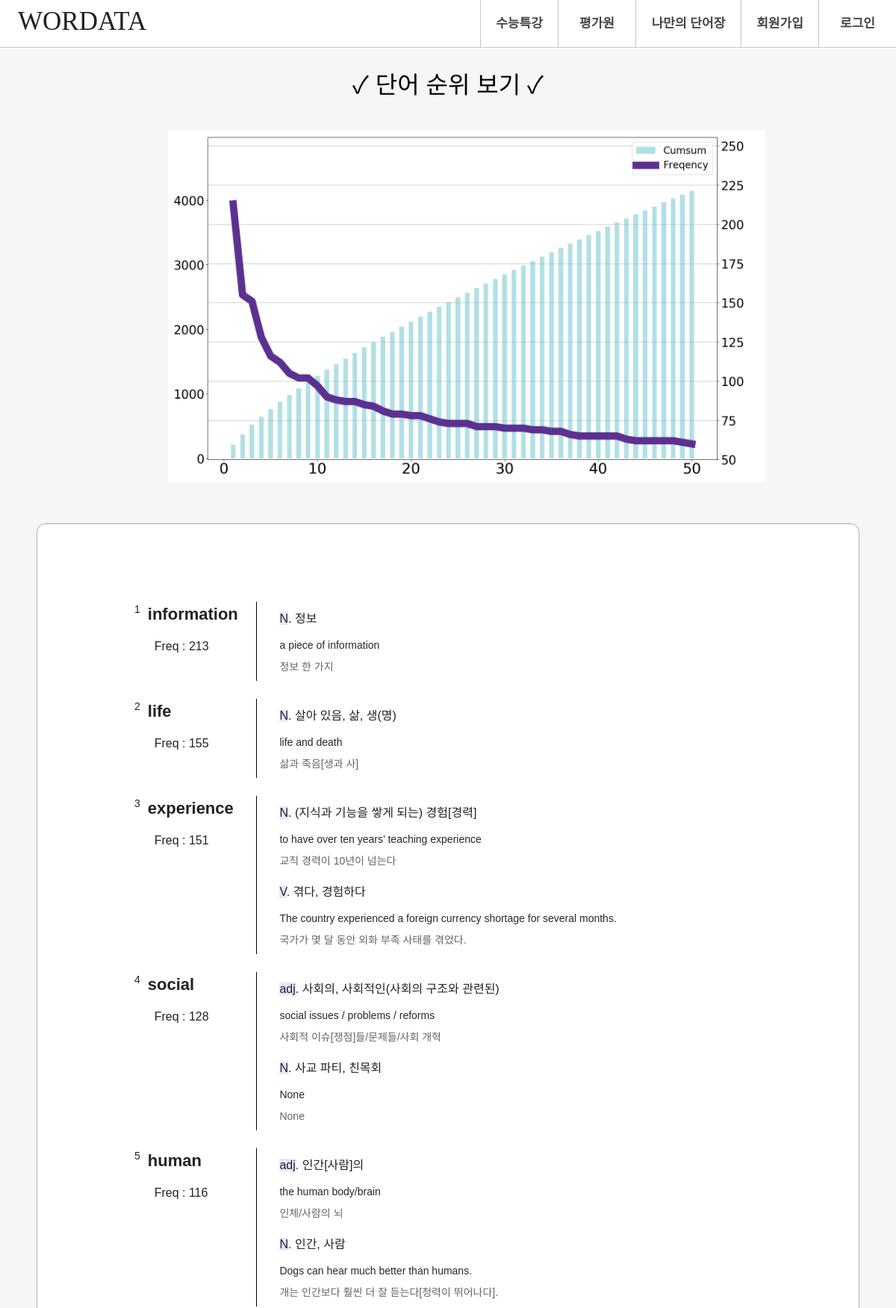
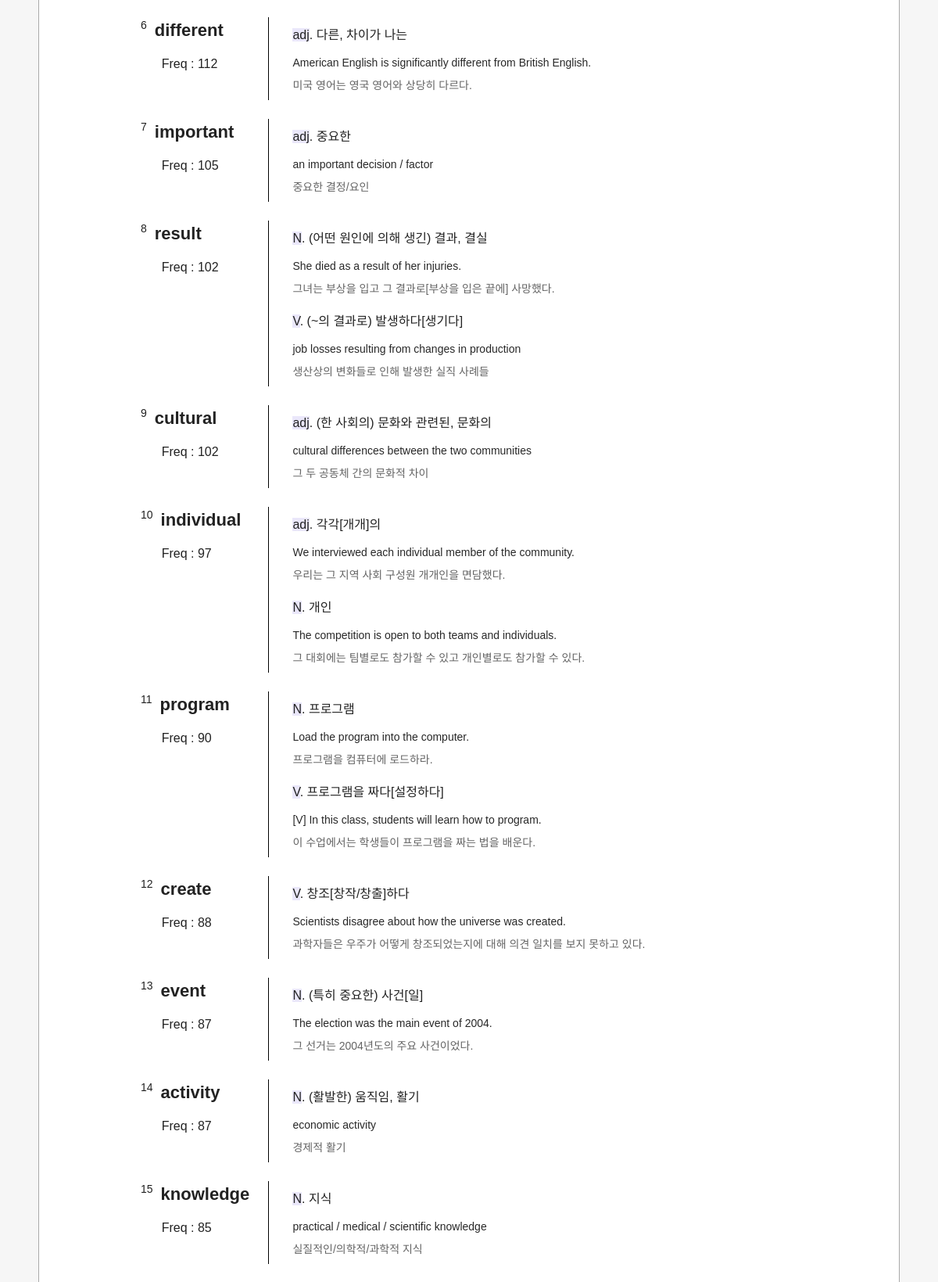
Page /pyeonggawon_words/ (upper part) on the committed database (2 pictures, top to bottom).
### analysis_text/models.py (models this page shows, shortened)
class Pyeonggawon(models.Model):
    numbering = models.IntegerField(default=0, blank=True, null=True)
    word = models.CharField(max_length=50, blank=True, null=True)
    part_of_speech = models.CharField(max_length=20, blank=True, null=True)
    meaning = models.CharField(max_length=40, blank=True, null=True)
    example_sentence = models.TextField(blank=True, null=True)
    sentence_interpretation = models.TextField(blank=True, null=True)
    word_of_frequency = models.IntegerField(default=0, blank=True, null=True)

### analysis_text/views.py (the view)
# urls.py: path('pyeonggawon_words/', views.pyeonggawon_words, name='pyeonggawon_words'),
def pyeonggawon_words(request):
    pyeonggawon_words = Pyeonggawon.objects.all()
    return render(request, 'analysis_text/pyeonggawon_words.html', {'pyeonggawon_words': pyeonggawon_words})

### templates/analysis_text/pyeonggawon_words.html (shortened to what this page needs)
{% extends 'layout.html' %}
{% block content %}
<div class="contents" style=" background-color: #F6F6F6; margin-top: -55px;">
    <div class="container">
        <div class="row" style="display: block; text-align: center;">
            <div class="uploadResult_info">
               <h2>&#10003; 단어 순위 보기 &#10003;</h2>
            </div>
            <div class="word_graph">
                <div class="graph_img">
                    <img src="../../static/img/pyeong.png" style="width: 50rem;";>
                </div>
            </div>
            <div class="endWord">
                <div class="word_user">
                {% for word in pyeonggawon_words %}
                    {% if word.numbering != Null %}
                    <div class="UR_box">
                        <div class="UR_one">
                            <div class="UR_eng">
                                <span class="UR_eng_first">{{word.numbering}}&nbsp;</span><span>&nbsp;<span style="font-weight: bold;">{{word.word}}</span></span>
                            </div>
                            <div class="UR_fq">
                                &nbsp;&nbsp;&nbsp;&nbsp;&nbsp;&nbsp;Freq : {{word.word_of_frequency}}
                            </div>
                        </div>
                        <div class="UR_two">
                            <div class="UR_mean">
                                <span class="UR_mean_first">{{word.part_of_speech}}</span>.<span class="UR_mean_second">&nbsp;{{word.meaning}}</span>
                            </div>
                            <div class="UR_ex">
                                {{word.example_sentence}}
                            </div>
                            <div class="UR_exkor">
                                {{word.sentence_interpretation}}
                            </div>
                        </div>
                    </div>
                    {% else%}
                    <div class="UR_box">
                        <div class="UR_one">
                            <div class="UR_eng">
                                <span class="UR_eng_first">&nbsp;</span><span>&nbsp;</span>
                            </div>
                        </div>
                        <div class="UR_two">
                            <div class="UR_mean">
                                <span class="UR_mean_first">{{word.part_of_speech}}</span>.<span class="UR_mean_second">&nbsp;{{word.meaning}}</span>
                            </div>
                            <div class="UR_ex">
                                {{word.example_sentence}}
                            </div>
                            <div class="UR_exkor">
                                {{word.sentence_interpretation}}
                            </div>
                        </div>
                    </div>
                    {% endif %}
                {% endfor %}
                </div>
            </div>
        </div>
    </div>
</div>
{% endblock %}

### static/css/style.css (style rules this page uses)
.container { position: relative; width: 1280px; margin: 0 auto; background: rgba(0,0,0,0); }
.row { padding: 0 24px; }
@media (max-width: 1290px) { .container { width: 100%; } }
.uploadResult_info h2 { font-size: 32px; text-align: center; margin: 0 auto; margin-bottom: 40px; margin-top: -25px; padding-top: 25px; color: #000; }
.uploadResult_info { display: block; width: 1050px; height: 60px; margin: 0 auto; margin-top: 120px; margin-bottom: 50px; }
.endWord { text-align: center; width: 1100px; border: 1px solid #aaaaaa; background-color: #fff; display: inline-block; border-radius: 12px; padding: 5rem 0; }
.UR_box { text-align: left; font-size: 16px; padding: 0 130px; }
.UR_one { display: inline-block; padding-right: 24px; vertical-align: top; width: 135px; }
.UR_eng { font-size: 22px; }
.UR_eng_first { font-size: 14px; vertical-align: top; }
.UR_fq { margin-top: 15px; }
.UR_two { width: 70%; border-left: 1px solid #000; text-align: left; display: inline-block; padding: 0.5rem 20px; }
.UR_mean { display: inline-block; padding: 0px 10px; margin-top: 3px; margin-bottom: 13px; }
.UR_mean_first { background-color: #EAE7FA; }
.UR_mean_second { overflow: visible; text-align: justify; }
.UR_ex { width: 620px; padding: 0px 10px; font-size: 14px; color: #282828; overflow: visible; text-align: justify; }
.UR_exkor { width: 620px; padding: 0px 10px; margin-top: 8px; font-size: 14px; color: #646464; overflow: visible; text-align: justify; }
.word_graph { text-align: center; margin-bottom: 50px; }
.graph_img { display: inline-block; width: 750px; height: 300px; }

### rows in the picture
Pyeonggawon: numbering "1", word "information", word_of_frequency "213", part_of_speech "N", meaning "정보", example_sentence "a piece of information", sentence_interpretation "정보 한 가지"
Pyeonggawon: numbering "2", word "life", word_of_frequency "155", part_of_speech "N", meaning "살아 있음, 삶, 생(명)", example_sentence "life and death", sentence_interpretation "삶과 죽음[생과 사]"
Pyeonggawon: numbering "3", word "experience", word_of_frequency "151", part_of_speech "N", meaning "(지식과 기능을 쌓게 되는) 경험[경력]", example_sentence "to have over ten years’ teaching experience", sentence_interpretation "교직 경력이 10년이 넘는다"
Pyeonggawon: part_of_speech "V", meaning "겪다, 경험하다", example_sentence "The country experienced a foreign currency shortage for several months.", sentence_interpretation "국가가 몇 달 동안 외화 부족 사태를 겪었다."
Pyeonggawon: numbering "4", word "social", word_of_frequency "128", part_of_speech "adj", meaning "사회의, 사회적인(사회의 구조와 관련된)", example_sentence "social issues / problems / reforms", sentence_interpretation "사회적 이슈[쟁점]들/문제들/사회 개혁"
Pyeonggawon: part_of_speech "N", meaning "사교 파티, 친목회", example_sentence "None", sentence_interpretation "None"
Pyeonggawon: numbering "5", word "human", word_of_frequency "116", part_of_speech "adj", meaning "인간[사람]의", example_sentence "the human body/brain", sentence_interpretation "인체/사람의 뇌"
Pyeonggawon: part_of_speech "N", meaning "인간, 사람", example_sentence "Dogs can hear much better than humans.", sentence_interpretation "개는 인간보다 훨씬 더 잘 듣는다[청력이 뛰어나다]."
Pyeonggawon: numbering "6", word "different", word_of_frequency "112", part_of_speech "adj", meaning "다른, 차이가 나는", example_sentence "American English is significantly different from British English.", sentence_interpretation "미국 영어는 영국 영어와 상당히 다르다."
Pyeonggawon: numbering "7", word "important", word_of_frequency "105", part_of_speech "adj", meaning "중요한", example_sentence "an important decision / factor", sentence_interpretation "중요한 결정/요인"
Pyeonggawon: numbering "8", word "result", word_of_frequency "102", part_of_speech "N", meaning "(어떤 원인에 의해 생긴) 결과, 결실", example_sentence "She died as a result of her injuries.", sentence_interpretation "그녀는 부상을 입고 그 결과로[부상을 입은 끝에] 사망했다."
Pyeonggawon: part_of_speech "V", meaning "(~의 결과로) 발생하다[생기다]", example_sentence "job losses resulting from changes in production", sentence_interpretation "생산상의 변화들로 인해 발생한 실직 사례들"
Pyeonggawon: numbering "9", word "cultural", word_of_frequency "102", part_of_speech "adj", meaning "(한 사회의) 문화와 관련된, 문화의", example_sentence "cultural differences between the two communities", sentence_interpretation "그 두 공동체 간의 문화적 차이"
Pyeonggawon: numbering "10", word "individual", word_of_frequency "97", part_of_speech "adj", meaning "각각[개개]의", example_sentence "We interviewed each individual member of the community.", sentence_interpretation "우리는 그 지역 사회 구성원 개개인을 면담했다."
Pyeonggawon: part_of_speech "N", meaning "개인", example_sentence "The competition is open to both teams and individuals.", sentence_interpretation "그 대회에는 팀별로도 참가할 수 있고 개인별로도 참가할 수 있다."
Pyeonggawon: numbering "11", word "program", word_of_frequency "90", part_of_speech "N", meaning "프로그램", example_sentence "Load the program into the computer.", sentence_interpretation "프로그램을 컴퓨터에 로드하라."
Pyeonggawon: part_of_speech "V", meaning "프로그램을 짜다[설정하다]", example_sentence "[V] In this class, students will learn how to program.", sentence_interpretation "이 수업에서는 학생들이 프로그램을 짜는 법을 배운다."
Pyeonggawon: numbering "12", word "create", word_of_frequency "88", part_of_speech "V", meaning "창조[창작/창출]하다", example_sentence "Scientists disagree about how the universe was created.", sentence_interpretation "과학자들은 우주가 어떻게 창조되었는지에 대해 의견 일치를 보지 못하고 있다."
Pyeonggawon: numbering "13", word "event", word_of_frequency "87", part_of_speech "N", meaning "(특히 중요한) 사건[일]", example_sentence "The election was the main event of 2004.", sentence_interpretation "그 선거는 2004년도의 주요 사건이었다."
Pyeonggawon: numbering "14", word "activity", word_of_frequency "87", part_of_speech "N", meaning "(활발한) 움직임, 활기", example_sentence "economic activity", sentence_interpretation "경제적 활기"
Pyeonggawon: numbering "15", word "knowledge", word_of_frequency "85", part_of_speech "N", meaning "지식", example_sentence "practical / medical / scientific knowledge", sentence_interpretation "실질적인/의학적/과학적 지식"
